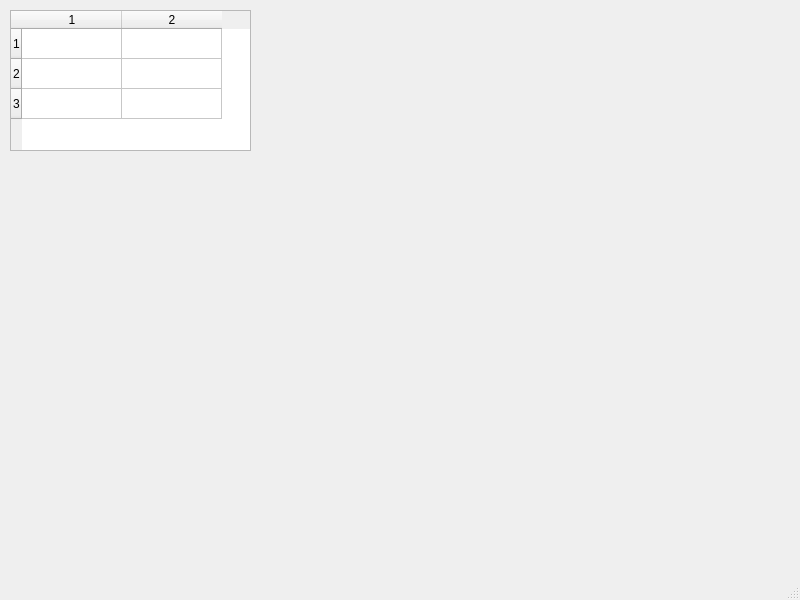
<?xml version="1.0" encoding="UTF-8"?>
<ui version="4.0">
 <class>MainWindow</class>
 <widget class="QMainWindow" name="MainWindow">
  <property name="geometry">
   <rect>
    <x>0</x>
    <y>0</y>
    <width>800</width>
    <height>600</height>
   </rect>
  </property>
  <property name="windowTitle">
   <string>MainWindow</string>
  </property>
  <widget class="QWidget" name="centralwidget">
   <widget class="QTableWidget" name="tableWidget">
    <property name="geometry">
     <rect>
      <x>10</x>
      <y>10</y>
      <width>241</width>
      <height>141</height>
     </rect>
    </property>
    <property name="rowCount">
     <number>3</number>
    </property>
    <property name="columnCount">
     <number>2</number>
    </property>
    <row/>
    <row/>
    <row/>
    <column/>
    <column/>
   </widget>
  </widget>
  <widget class="QMenuBar" name="menubar">
   <property name="geometry">
    <rect>
     <x>0</x>
     <y>0</y>
     <width>800</width>
     <height>19</height>
    </rect>
   </property>
  </widget>
  <widget class="QStatusBar" name="statusbar"/>
 </widget>
 <resources/>
 <connections/>
</ui>
